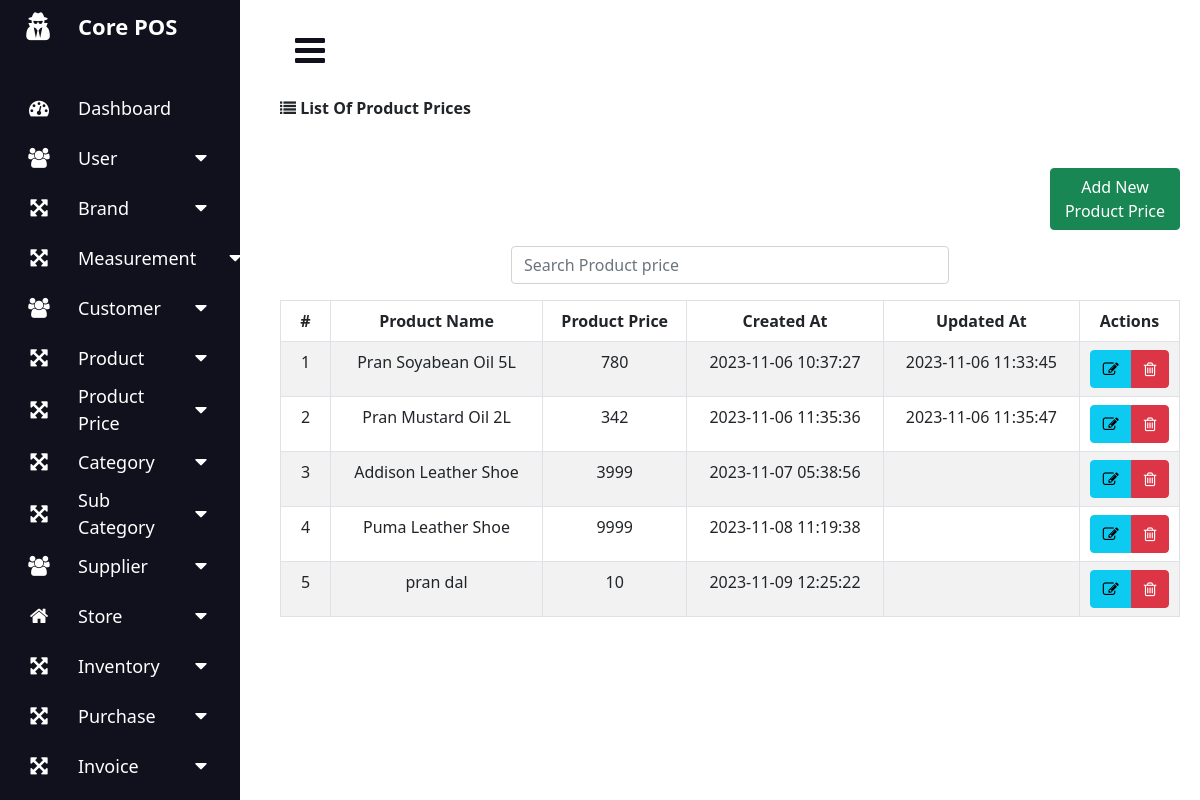
Page /index.php?page=product_price_list (signed in) on the committed database.
### tables this page shows
CREATE TABLE `product_price` (
  `id` int(11) NOT NULL,
  `product_id` int(100) NOT NULL,
  `product_price` varchar(255) NOT NULL,
  `created_at` timestamp NOT NULL DEFAULT current_timestamp(),
  `updated_at` timestamp NULL DEFAULT NULL ON UPDATE current_timestamp()
);

CREATE TABLE `products` (
  `id` int(11) NOT NULL,
  `name` varchar(255) NOT NULL,
  `brand_id` bigint(50) NOT NULL,
  `barcode` bigint(50) NOT NULL,
  `category_id` bigint(50) NOT NULL,
  `subcategory_id` bigint(50) NOT NULL,
  `product_image` varchar(5000) NOT NULL,
  `measure_purchase_id` bigint(50) NOT NULL,
  `measure_sale_id` bigint(50) NOT NULL,
  `status` varchar(50) NOT NULL,
  `created_at` timestamp NOT NULL DEFAULT current_timestamp(),
  `updated_at` timestamp NULL DEFAULT NULL ON UPDATE current_timestamp()
);

### product_price_list.php (the view, shortened to what this page needs)
<?php
$conn = mysqli_connect("localhost","root","","core_pos");
?>
<?php
$product_price = "SELECT pp.product_id,pp.id,pp.product_price,pp.created_at,pp.updated_at,p.name
FROM product_price AS pp
INNER JOIN products AS p ON pp.product_id = p.id";
$result = $conn->query($product_price);
?>
<div class="row">
    <div class="col-md-12">
      <div class="panel panel-default">
      <div class="panel-heading">
          <strong>
            <span><i class="fa fa-list" aria-hidden="true"></i></span>
            <span>List Of Product Prices</span>
         </strong>
        </div>
      <div class="row mt-5">
                  <div class="col-sm-10"></div>
                  <div class="col-sm-2">
                  <div class="col-lg-12 col-md-12 col-xl-12 text-right mb-3">
                    <a href="index.php?page=add_product_price" class="btn btn-success float-right">Add New Product Price</a>
                  </div>
                  </div>
                </div>
                <div class="row">
              <div class="col-md-3"></div>
                <div class="col-md-6">
                  <form action="" method="GET">
                    <div class="input-group mb-3">
                      <input type="text" name="search" id="search_text_product_price" class="form-control" placeholder="Search Product price">
                    </div>
                  </form>
                </div>
                <div class="col-md-3"></div>
                </div>
        <div class="panel-body">
          <table class="table table-bordered table-striped" id="table_data">
            <thead>
              <tr>
                <th class="text-center" style="width: 50px;">#</th>
                <th class="text-center"> Product Name</th>
                <th class="text-center"> Product Price</th>
                <th class="text-center"> Created At </th>
                <th class="text-center"> Updated At </th>
                <th class="text-center" style="width: 100px;"> Actions </th>
              </tr>
            </thead>
            <tbody>
              <tr>
                <?php $n=1; foreach($result as $row): ?>
                <td class="text-center"><?php echo $n++; ?></td>
                <td class="text-center"> <?php echo ($row['name']); ?></td>
                <td class="text-center"> <?php echo ($row['product_price']); ?></td>
                <td class="text-center"> <?php echo ($row['created_at']); ?></td>
                <td class="text-center"> <?php echo ($row['updated_at']); ?></td>
                <td class="text-center">
                  <div class="btn-group">
                    <a href="index.php?page=edit_product_price&id=<?php echo $row['id'];?>" class="btn btn-info btn-xs"  title="Edit" data-toggle="tooltip">
                      <span ><i class="fa fa-pencil-square-o" aria-hidden="true"></i></span>
                    </a>
                    <a href="index.php?page=delete_product_price&id=<?php echo $row['id'];?>" class="btn btn-danger btn-xs"  title="Delete" data-toggle="tooltip">
                      <span><i class="fa fa-trash-o" aria-hidden="true"></i></span>
                    </a>
                  </div>
                </td>
              </tr>
              <?php endforeach;?>
            </tbody>
        </div>
      </div>
    </div>
  </div>

### styles.css (style rules this page uses)
* { margin: 0; padding: 0; box-sizing: border-box; }

### rows in the picture
product_price: product.name "Pran Soyabean Oil 5L", product_price "780", created_at "2023-11-06 10:37:27", updated_at "2023-11-06 11:33:45"
product_price: product.name "Pran Mustard Oil 2L", product_price "342", created_at "2023-11-06 11:35:36", updated_at "2023-11-06 11:35:47"
product_price: product.name "Addison Leather Shoe", product_price "3999", created_at "2023-11-07 05:38:56"
product_price: product.name "Puma Leather Shoe", product_price "9999", created_at "2023-11-08 11:19:38"
product_price: product.name "pran dal", product_price "10", created_at "2023-11-09 12:25:22"
